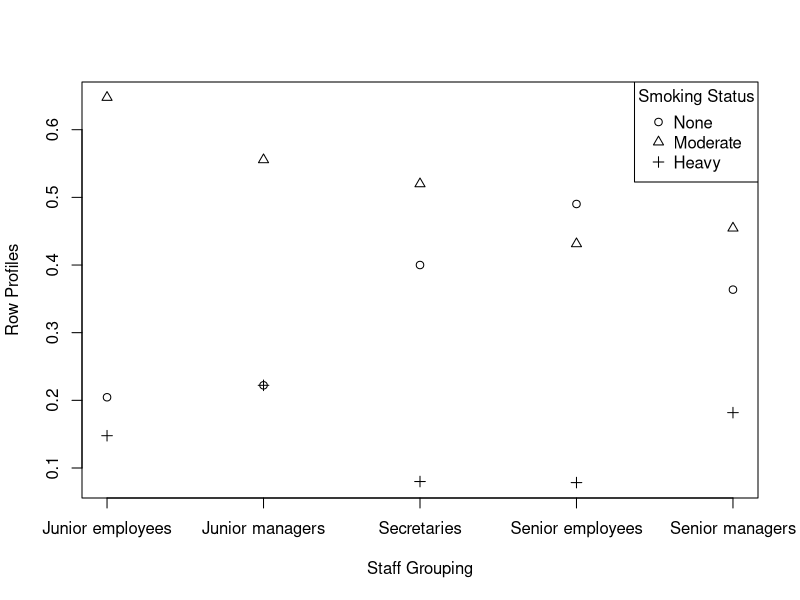
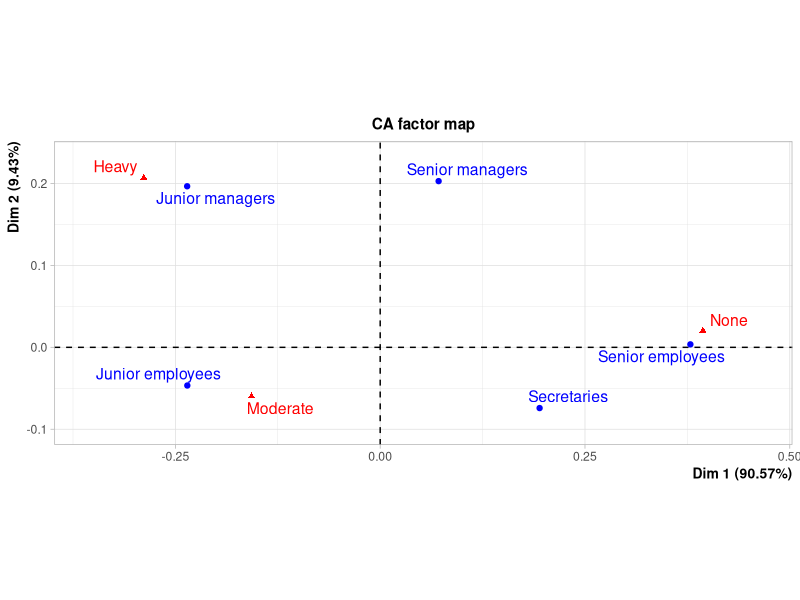

Write the R code that produced these figures, in order.
## ---- chunk 1
knitr::opts_chunk$set(warning = FALSE, 
                      echo = FALSE, 
                      include=TRUE, 
                      message=FALSE, 
                      comment = NA, 
                      warn=-1, 
                      warn.conflicts = FALSE, 
                      quietly=TRUE, 
                      fig.align="center")
## ---- chunk 2
col.lbl = c("Halothane.positive", "Halothane.negative")
row.lbl = c("Large White", "Hampshire", "Landrace(B)", "Landrace(S)")
col1 = c(2, 3, 11, 16)
col2 = c(76, 86, 73, 76)
tabledata = matrix(cbind(col1, col2), nrow = 4, ncol=2, byrow=F,
                   dimnames = list(row.lbl, col.lbl))
dt <- as.data.frame(tabledata)
dt <- data.frame(tabledata)
dt$Totals <- rowSums(dt)
dt["Totals",] <- colSums(dt)
library(tidyverse)
library(kableExtra)
kable(dt, caption="Porcine Stress Syndrome (PSS) data") %>%
  kable_styling(bootstrap_options = "striped", full_width = F)
## ---- chunk 3
kable(dt, caption="Porcine Stress Syndrome (PSS) data") %>%
  kable_styling(bootstrap_options = "striped", full_width = F)
## ---- chunk 4
chisq.test(dt)
## ---- chunk 5
kable(dt, caption="Porcine Stress Syndrome (PSS) data") %>%
  kable_styling(bootstrap_options = "striped", full_width = F)
## ---- chunk 6
group1 <- matrix(c(80,120,30,80), nrow=2, ncol=2, byrow=T)
group1
chisq.test(group1)
## ---- chunk 7
group2 <- matrix(c(20,75,25,20), nrow=2, ncol=2, byrow=T)
group2
chisq.test(group2)
## ---- chunk 8
all <- matrix(c(80,120,30,80)+c(20,75,25,20), nrow=2, ncol=2, byrow=T)
all
chisq.test(all)
## ---- chunk 9
col.lbl = c("None","Moderate", "Heavy")
row.lbl = c("Junior employees", "Junior managers", "Secretaries", "Senior employees", "Senior managers")
col1 = c(18, 4, 10, 25, 4)
col2 = c(57, 10, 13, 22, 5)
col3 = c(13, 4, 2, 4, 2)
tabledata = matrix(cbind(col1, col2, col3), 
                   nrow = 5, ncol=3, byrow=F,
                   dimnames = list(row.lbl, col.lbl))

dt <- data.frame(tabledata)
dt$Totals <- rowSums(dt)
dt["Totals",] <- colSums(dt)
library(kableExtra)
library(tidyverse)
kable(dt, caption=" Smoking Status vis-a-vis Staff Groupings") %>%
  kable_styling(bootstrap_options = "striped", full_width = F)
## ---- chunk 10
set.seed(12321)
chisq.test(tabledata, simulate.p.value = TRUE)
## ---- chunk 11
chisq.test(tabledata)
## ---- chunk 12
col.lbl <-  c("None","Moderate", "Heavy")
row.lbl <- c("Junior employees", "Junior managers", "Secretaries", "Senior employees", "Senior managers")
col1 <- c(18, 4, 10, 25, 4)
col2 <- c(57, 10, 13, 22, 5)
col3 <- c(13, 4, 2, 4, 2)
tabledata <- matrix(cbind(col1, col2, col3), 
                   nrow = 5, ncol=3, byrow=F,
                   dimnames = list(row.lbl, col.lbl))
tabledata
chisq.test(tabledata)
## ---- chunk 13
#tabledata
#formatC(chisq.test(tabledata)$exp)
#chisq.test(tabledata)
#chisq.test(tabledata, simulate.p.value = T, B=5000)
rowtotal <- rowSums(tabledata)
rowprofile <- tabledata/rowtotal
coltotal <- colSums(tabledata)
colprofile <- tabledata/coltotal
rowmass <- coltotal/sum(coltotal)
colmass <- rowtotal/sum(rowtotal)
options(digits=3)
rbind(rowprofile, rowmass)
## ---- chunk 14
matplot(rowprofile, 
        ylab ="Row Profiles",
        xlab ="Staff Grouping", 
        pch=1:3, col=1,
        xaxt = "n")
axis(1, at = c(1:5), labels = row.lbl)
legend("topright", col.lbl, pch=1:3, col=1, title = "Smoking Status")   
## ---- chunk 15
#| echo: true
#| fig-pos: false
library("FactoMineR")
CA(tabledata) |> summary()
